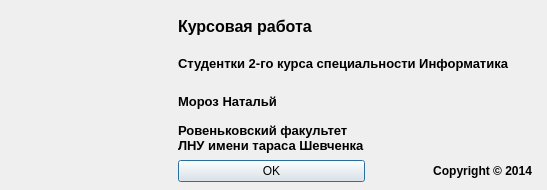
<?xml version="1.0" encoding="UTF-8"?>
<ui version="4.0">
 <class>AboutDialog</class>
 <widget class="QDialog" name="AboutDialog">
  <property name="geometry">
   <rect>
    <x>0</x>
    <y>0</y>
    <width>547</width>
    <height>190</height>
   </rect>
  </property>
  <property name="minimumSize">
   <size>
    <width>547</width>
    <height>190</height>
   </size>
  </property>
  <property name="maximumSize">
   <size>
    <width>547</width>
    <height>190</height>
   </size>
  </property>
  <property name="windowTitle">
   <string>О программе</string>
  </property>
  <widget class="QWidget" name="">
   <property name="geometry">
    <rect>
     <x>10</x>
     <y>10</y>
     <width>522</width>
     <height>172</height>
    </rect>
   </property>
   <layout class="QGridLayout" name="gridLayout">
    <item row="0" column="0" rowspan="5">
     <widget class="QLabel" name="label">
      <property name="text">
       <string/>
      </property>
      <property name="pixmap">
       <pixmap resource="icons.qrc">:/icons/icon/blowFish.png</pixmap>
      </property>
     </widget>
    </item>
    <item row="0" column="1">
     <widget class="QLabel" name="label_2">
      <property name="font">
       <font>
        <pointsize>12</pointsize>
        <weight>75</weight>
        <bold>true</bold>
       </font>
      </property>
      <property name="text">
       <string>Курсовая работа</string>
      </property>
     </widget>
    </item>
    <item row="1" column="1" colspan="2">
     <widget class="QLabel" name="label_3">
      <property name="font">
       <font>
        <pointsize>10</pointsize>
        <weight>75</weight>
        <bold>true</bold>
       </font>
      </property>
      <property name="text">
       <string>Студентки 2-го курса специальности Информатика</string>
      </property>
     </widget>
    </item>
    <item row="2" column="1">
     <widget class="QLabel" name="label_4">
      <property name="font">
       <font>
        <pointsize>10</pointsize>
        <weight>75</weight>
        <bold>true</bold>
       </font>
      </property>
      <property name="text">
       <string>Мороз Натальй</string>
      </property>
     </widget>
    </item>
    <item row="3" column="1">
     <widget class="QLabel" name="label_6">
      <property name="font">
       <font>
        <pointsize>10</pointsize>
        <weight>75</weight>
        <bold>true</bold>
       </font>
      </property>
      <property name="text">
       <string>&lt;html&gt;&lt;head/&gt;&lt;body&gt;&lt;p&gt;Ровеньковский факультет &lt;br&gt;ЛНУ имени тараса Шевченка&lt;/p&gt;&lt;/body&gt;&lt;/html&gt;</string>
      </property>
     </widget>
    </item>
    <item row="4" column="1">
     <widget class="QPushButton" name="pushButton">
      <property name="text">
       <string>OK</string>
      </property>
     </widget>
    </item>
    <item row="4" column="2">
     <widget class="QLabel" name="label_5">
      <property name="font">
       <font>
        <weight>75</weight>
        <bold>true</bold>
       </font>
      </property>
      <property name="text">
       <string>Сopyright © 2014</string>
      </property>
      <property name="alignment">
       <set>Qt::AlignRight|Qt::AlignTrailing|Qt::AlignVCenter</set>
      </property>
     </widget>
    </item>
   </layout>
  </widget>
 </widget>
 <resources>
  <include location="icons.qrc"/>
 </resources>
 <connections>
  <connection>
   <sender>pushButton</sender>
   <signal>clicked()</signal>
   <receiver>AboutDialog</receiver>
   <slot>accept()</slot>
   <hints>
    <hint type="sourcelabel">
     <x>267</x>
     <y>171</y>
    </hint>
    <hint type="destinationlabel">
     <x>273</x>
     <y>94</y>
    </hint>
   </hints>
  </connection>
 </connections>
</ui>
